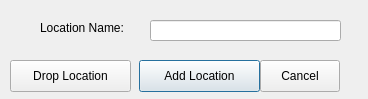
<?xml version="1.0" encoding="UTF-8"?>
<ui version="4.0">
 <class>AddLocationDialogue</class>
 <widget class="QDialog" name="AddLocationDialogue">
  <property name="geometry">
   <rect>
    <x>0</x>
    <y>0</y>
    <width>368</width>
    <height>99</height>
   </rect>
  </property>
  <property name="windowTitle">
   <string>Add Location</string>
  </property>
  <widget class="QPushButton" name="AddLocButton">
   <property name="geometry">
    <rect>
     <x>139</x>
     <y>60</y>
     <width>121</width>
     <height>32</height>
    </rect>
   </property>
   <property name="text">
    <string>Add Location</string>
   </property>
  </widget>
  <widget class="QPushButton" name="cancelButton">
   <property name="geometry">
    <rect>
     <x>260</x>
     <y>60</y>
     <width>80</width>
     <height>32</height>
    </rect>
   </property>
   <property name="text">
    <string>Cancel</string>
   </property>
  </widget>
  <widget class="QLineEdit" name="nameField">
   <property name="geometry">
    <rect>
     <x>150</x>
     <y>20</y>
     <width>191</width>
     <height>21</height>
    </rect>
   </property>
  </widget>
  <widget class="QLabel" name="label">
   <property name="geometry">
    <rect>
     <x>40</x>
     <y>20</y>
     <width>111</width>
     <height>16</height>
    </rect>
   </property>
   <property name="text">
    <string>Location Name:</string>
   </property>
  </widget>
  <widget class="QPushButton" name="dropB">
   <property name="geometry">
    <rect>
     <x>10</x>
     <y>60</y>
     <width>121</width>
     <height>32</height>
    </rect>
   </property>
   <property name="text">
    <string>Drop Location</string>
   </property>
  </widget>
 </widget>
 <resources/>
 <connections/>
</ui>
